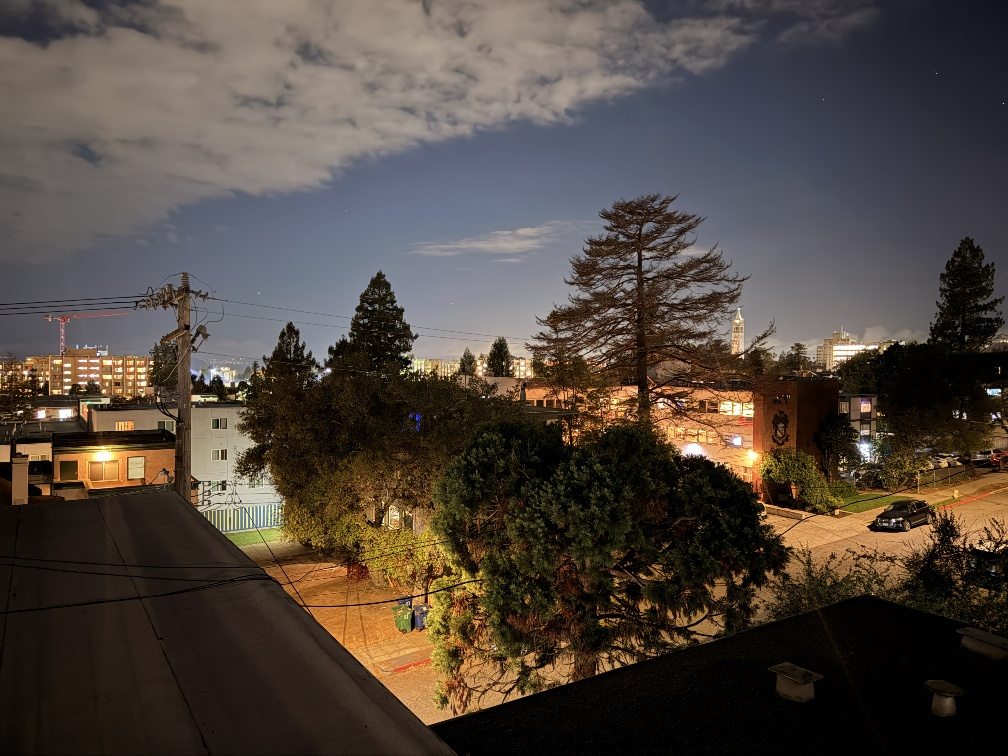
#> input picture project3/images/im6.JPG, 1008 x 756 px
$ python main.py   (older library calls are emulated)
#> lines starting #> are read from the running program, lines starting #| are printed output that depends on the picture; after the words box and inside, x2 and y2 are one past the last pixel; in counts of white or black regions, pixels touching at a corner belong together
#> further down, im1 is the input picture: shape (756, 1008, 3); mean B, G, R 62.7, 70.5, 80.6
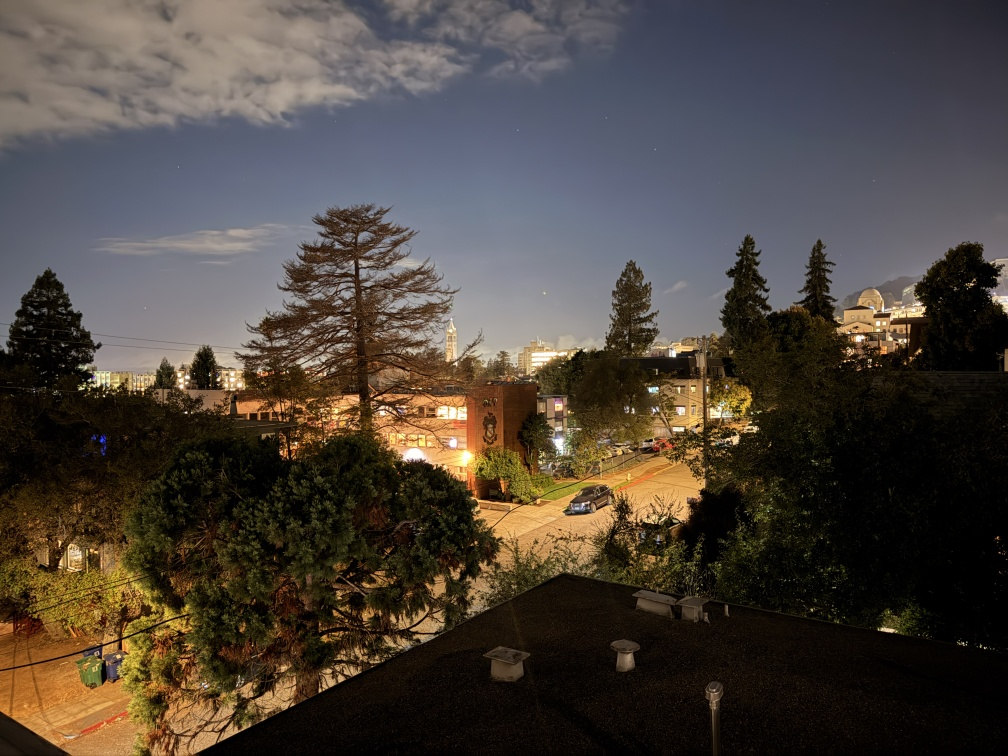
#> input picture project3/images/im7.JPG, 1008 x 756 px
#> further down, im2 is the input picture: shape (756, 1008, 3); mean B, G, R 60.8, 68.1, 76.6
### project3/stacks.py
import numpy as np
import scipy.signal
import skimage as sk
import skimage.io as skio
import matplotlib.pyplot as plt
import cv2
import scipy.signal

d1_mask_gaussian = cv2.getGaussianKernel(35, sigma=5.5)
d2_mask_gaussian = np.outer(d1_mask_gaussian, np.transpose(d1_mask_gaussian))

d1_gaussian = cv2.getGaussianKernel(9, sigma=1.5)
d2_gaussian = np.outer(d1_gaussian, np.transpose(d1_gaussian))
laplacian = np.array([[0, 1, 0], [1, -4, 1], [0, 1, 0]]) # basic 4 neighbor

filepath_of_result = "./results/cat_x_dog.jpg"

##### generally use images that have resized on them. original images will have shape mismatches ######
def create_gaussian_stack(image, filter, stack, levels):
    if len(stack) == levels:
        return stack
    else:
        b, g, r = cv2.split(image.astype(np.float32))

        blurred_b = scipy.signal.convolve2d(b, filter, mode='same')
        blurred_g = scipy.signal.convolve2d(g, filter, mode='same')
        blurred_r = scipy.signal.convolve2d(r, filter, mode='same')

        blurred_im = cv2.merge([blurred_b, blurred_g, blurred_r])
        # print(stack)
        stack.append(blurred_im)
        return create_gaussian_stack(blurred_im, filter, stack, levels)

def create_gaussian_stack_greyscale(image, filter, stack, levels):
    if len(stack) == levels:
        return stack
    else:
        blurred_im = scipy.signal.convolve2d(image, filter, mode='same')

        print(stack)
        stack.append(blurred_im)
        return create_gaussian_stack_greyscale(blurred_im, filter, stack, levels)


def create_la_placian_stack(gaussian_stack):
    num = 0
    laplacian = []

    for num in range(0, len(gaussian_stack) - 1):
        image = gaussian_stack[num] - gaussian_stack[num + 1]
        if num % 2 == 0:
            displayable_image = cv2.normalize(image, None, 0, 255, cv2.NORM_MINMAX, dtype=cv2.CV_8U)
            #cv2.imshow(f"laplacian level {num}", displayable_image)
            #cv2.waitKey(0)
        laplacian.append(gaussian_stack[num] - gaussian_stack[num + 1])

    laplacian.append(gaussian_stack[-1]) # append the last image in the gaussian, this one doesn't require any subtraction

    return laplacian

# [119 lines that do not run on import are left out]

    #cv2.imwrite(filepath_of_result, splined_image_normalized)


### project3/main.py
import numpy as np

import numpy.linalg
import cv2

from stacks import create_gaussian_stack, create_la_placian_stack, create_gaussian_stack_greyscale, d2_gaussian

#1st image correspondences, i.e. pano1
correspondences = {"im1_name":"im1","im2_name":"im2","im1Points":[[633,232],[338,355],[693,178],[339,268],[676,282],[657,344],[420,279],[536,407],[333,96],[531,77],[611,105],[377,309],[439,299],[482,293],[515,288],[395,332],[469,314],[629,492],[634,257],[593,218],[401,254]],"im2Points":[[348,231],[43,374],[391,184],[45,268],[380,274],[367,325],[149,280],[269,395],[28,60],[258,83],[329,117],[97,315],[171,300],[217,290],[249,283],[119,338],[204,313],[349,458],[350,253],[317,218],[127,250]]}

#2nd image correspondences i.e. pano2
correspondences = {"im1_name":"im6","im2_name":"im7","im1Points":[[738,309],[639,259],[500,338],[467,346],[417,416],[378,271],[966,236],[884,520],[956,491],[404,631],[770,668],[821,676],[957,630],[943,684],[602,616],[691,629],[780,431],[839,378],[833,332]],"im2Points":[[451,319],[356,268],[205,346],[164,357],[103,439],[47,267],[631,259],[577,503],[629,474],[93,687],[484,654],[529,654],[632,594],[624,644],[322,632],[412,630],[490,431],[537,382],[531,340]]}
# rectificaiton image correspondences

# rupert correspondences
# correspondences = {"im1_name": "rupert", "im2_name": "top down rupert", "im1Points": [[281,463],[801,422],[369,1088],[801,964],[575,440],[796,690],[323,754],[612,1018]],
#   "im2Points": [[0,0],[600,0],[0,750],[600,750],[300,0],[600,375],[0,375],[300,750]]}

# pano3 correspondences
correspondences = {"im1_name":"im8","im2_name":"im9","im1Points":[[299,216],[532,149],[411,169],[615,127],[564,480],[704,494],[385,462],[445,442],[861,449],[875,579],[758,282],[756,329],[759,110],[759,173],[515,262],[342,417],[325,453],[912,475],[488,426],[385,298]],"im2Points":[[17,205],[298,152],[162,160],[384,135],[338,492],[475,499],[129,485],[202,460],[609,447],[618,566],[520,297],[519,340],[518,137],[519,195],[285,265],[69,440],[52,480],[650,469],[251,440],[129,300]]}

def computeH(im1_pts, im2_pts):
    p = np.array(im1_pts)
    ones_col = np.ones((p.shape[0], 1))
    p = np.hstack([p, ones_col])

    p_prime = np.array(im2_pts)
    #p_prime = np.hstack([p_prime, ones_col])

    A_list = []

    # building out the rows
    for i in range(0, len(p)):
        row1 = [p[i, 0], p[i, 1], 1, 0, 0, 0, -p_prime[i, 0] * p[i, 0], -p_prime[i, 0] * p[i, 1]]
        row2 = [0, 0, 0, p[i, 0], p[i, 1], 1, -p_prime[i, 1] * p[i, 0], -p_prime[i, 1] * p[i, 1]]

        A_list.append(row1)
        A_list.append(row2)
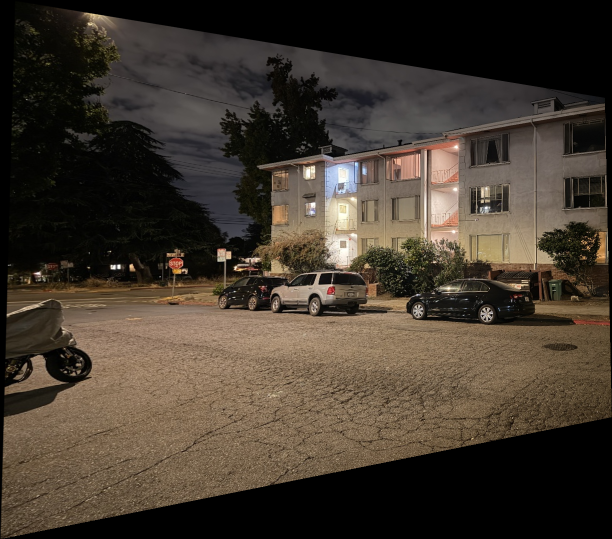
#> input picture project3/images/warped_bilinear_im8.png, 1224 x 1078 px (shown at 1/2 size)
#> further down, image_prime is the input picture: shape (1078, 1224, 3); mean B, G, R 47.1, 57.9, 67.6

    A_mat = np.array(A_list)

    print(A_mat)

    p_prime_flattened = np.transpose(p_prime.reshape(1, -1))

    h_mat = np.linalg.lstsq(A_mat, p_prime_flattened)[0] # access the actual solution.
    h_mat = np.append(h_mat, 1).reshape(3, 3)

    print(h_mat)

    return h_mat

# [77 lines left out: function warpImageNearestNeighbor, not called in this run]


row_offset = 0
col_offset = 0
# [89 lines left out: function warpImageBilinear, not called in this run]

def stitch(im1, im2, corners_warped_im): # typically warped image is im1, image be warp into is im2

    # corners = [min_height, min_width, max_height, max_width]

    min_y = corners_warped_im[0]
    min_x = corners_warped_im[1]
    max_y = corners_warped_im[2]
    max_x = corners_warped_im[3]


    h1, w1, _ = im1.shape
#> h1 = 1078; w1 = 1224
    h2, w2, _ = im2.shape
#> h2 = 756; w2 = 1008

    final_max_x = max(max_x, w2)
#> final_max_x = 1008
    final_min_x = min(0, min_x)
    final_max_y = max(max_y, h2)
#> final_max_y = 950
    final_min_y = min(0, min_y)

    im2_min_x = 0
    im2_min_y = 0
    im2_max_x = w2
#> im2_max_x = 1008
    im2_max_y = h2
#> im2_max_y = 756

    overlap_min_x = max(min_x, im2_min_x)
    overlap_max_x = min(max_x, im2_max_x)
#> overlap_max_x = 725
    overlap_min_y = max(min_y, im2_min_y)
    overlap_max_y = min(max_y, im2_max_y)
#> overlap_max_y = 756

    gradient = np.linspace(1, 0, num=overlap_max_x - overlap_min_x)
    overlap_mask = np.tile(gradient, (overlap_max_y - overlap_min_y, 1))

    pano_width = final_max_x - final_min_x
#> pano_width = 1507
    pano_height = final_max_y - final_min_y
#> pano_height = 1078

    canvas_mask = np.zeros((pano_height, pano_width)).astype(np.float32)
    canvas_warpedim = np.zeros((pano_height, pano_width, 3))
    canvas_im2 = np.zeros((pano_height, pano_width, 3))

    # we're going to place the original image at an x offset and a y offset

    starting_x = abs(final_min_x)
    starting_y = abs(final_min_y)

    print(starting_x, starting_y)

    im_x = 0
    im_y = 0
    for i in range(starting_x, starting_x + w2):
        im_y = 0
        for j in range(starting_y, starting_y + h2):
            canvas_warpedim[j, i] = im2[im_y, im_x]
            im_y += 1
        im_x += 1
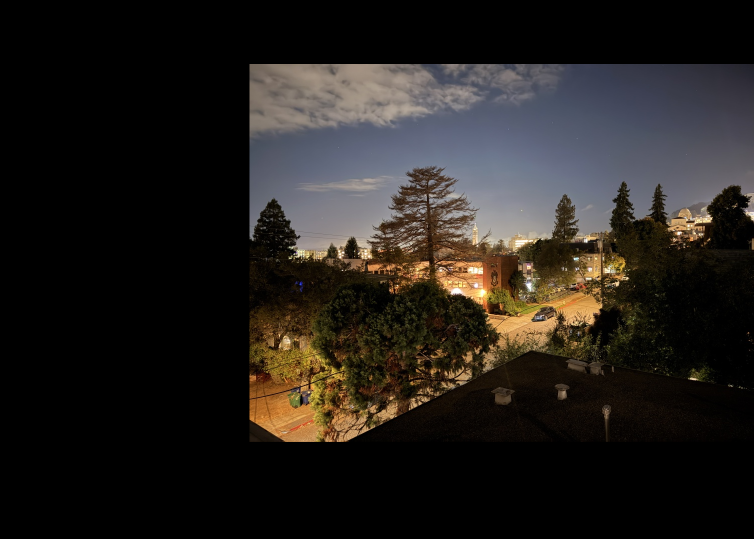
#> canvas_warpedim: shape (1078, 1507, 3) float64 (shown at 1/2 size); mean B, G, R 28.5, 32, 35.9
#> after the loop, im_x = 1008

    gaussian_warped = create_gaussian_stack(canvas_warpedim, d2_gaussian, [canvas_warpedim.astype(np.float32)], 2)
#> gaussian_warped = 2 items
    laplacian_warped = create_la_placian_stack(gaussian_warped)
#> the loop in create_la_placian_stack, `for num in range(0, len(gaussian_stack) - 1):` made 1 pass
#> pass 1, in create_la_placian_stack, `image = gaussian_stack[num] - gaussian_stack[num + 1]`:
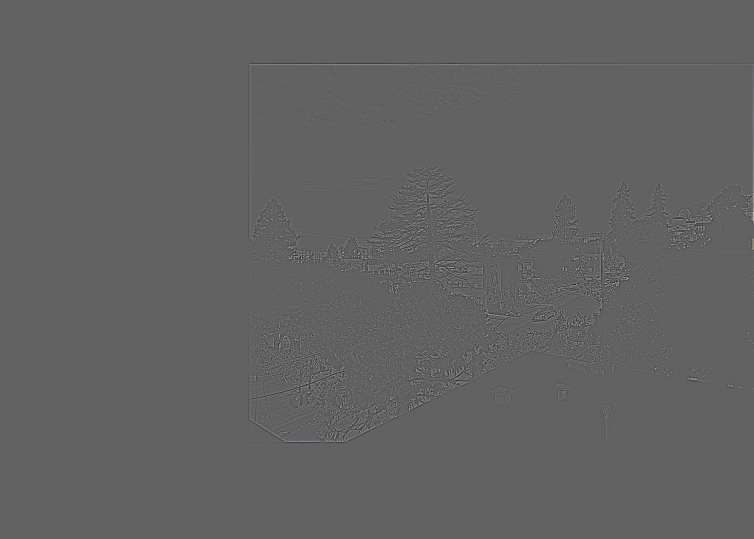
#> image: shape (1078, 1507, 3) float64 (shown at 1/2 size); mean of channels 0, 1, 2 0, 0, 0; drawn with min black and max white
#> after the loop in create_la_placian_stack, `for num in range(0, len(gaussian_stack) - 1):`: laplacian = 1 item
#> laplacian_warped = 2 items


    cv2.imshow("f", canvas_warpedim.astype(np.uint8))
    cv2.waitKey(0)
    cv2.destroyAllWindows()

    for i in range(0, w1):
        for j in range(0, h1):
            if tuple(im1[j, i]) == (0, 0, 0):
                continue
            else:
                canvas_im2[j, i] = im1[j, i]
                canvas_mask[j, i] = 1 # setimage 1 area to white
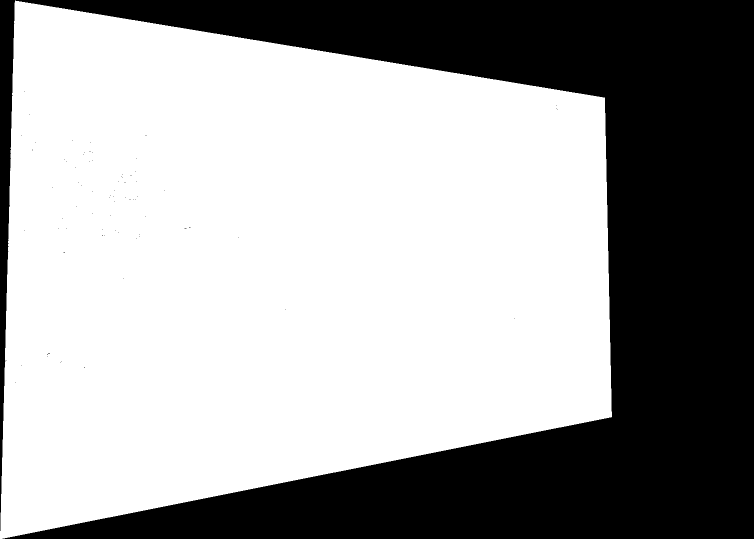
#> canvas_mask: shape (1078, 1507) float32 (shown at 1/2 size); values 0 (black) and 1 (white), 63.5% white; 78 black regions (77 under 20 px), largest, box (x1, y1, x2, y2) and area: (0, 0, 1507, 1078) 593180


    # calculate the starting coordinates for the slice
    start_y = int(overlap_min_y - final_min_y)
    start_x = int(overlap_min_x - final_min_x)

    # calculate the ending coordinates
    end_y = start_y + overlap_max_y - overlap_min_y
#> end_y = 884
    end_x = start_x + overlap_max_x - overlap_min_x
#> end_x = 1224

    gradient = np.linspace(1, 0, num=(overlap_max_x - overlap_min_x))
    overlap_mask = np.tile(gradient, (overlap_max_y - overlap_min_y, 1))
    canvas_mask[start_y:end_y, start_x:end_x] = overlap_mask

    canvas_mask_normalized = cv2.normalize(canvas_mask, None, 255, 0, cv2.NORM_MINMAX, cv2.CV_8U)


    cv2.imshow("f", canvas_mask_normalized)
    cv2.waitKey(0)
    cv2.destroyAllWindows()

    gaussian_canvas_mask = create_gaussian_stack_greyscale(canvas_mask, d2_gaussian, [canvas_mask], 2)
#> (printed output is left out)
#> gaussian_canvas_mask = 2 items


    gaussian_im2 = create_gaussian_stack(canvas_im2, d2_gaussian, [canvas_im2.astype(np.float32)], 2)
#> call 3 of create_gaussian_stack, with filter = array of shape (9, 9), levels = 2
#> in create_gaussian_stack (call 3), `b, g, r = cv2.split(image.astype(np.float32))`:
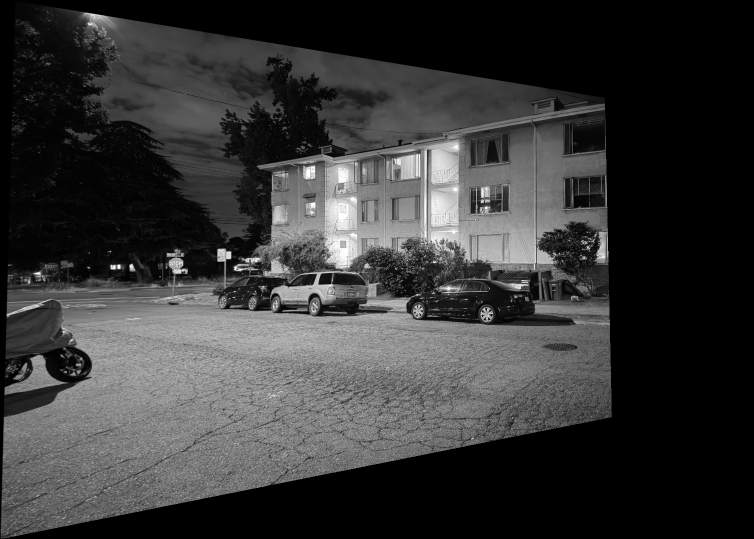
#> r: shape (1078, 1507) float32 (shown at 1/2 size); min 0, max 255, mean 54.9
#> gaussian_im2 = 2 items
    laplacian_im2 = create_la_placian_stack(gaussian_im2)
#> the loop in create_la_placian_stack (call 2), `for num in range(0, len(gaussian_stack) - 1):` made 1 pass
#> laplacian_im2 = 2 items

    result_stack = []

    for i in range(len(laplacian_im2)):
        mask_level_2d = gaussian_canvas_mask[i]

        mask_level_3d = mask_level_2d[:, :, np.newaxis]

        result_stack.append((mask_level_3d) * laplacian_im2[i] + (1 - mask_level_3d) * laplacian_warped[i])
#> this loop made 2 passes
#> after the loop, result_stack = 2 items

    result_image = np.sum(result_stack, axis=0)
    result_image_clipped = np.clip(result_image, 0, 255).astype(np.uint8)
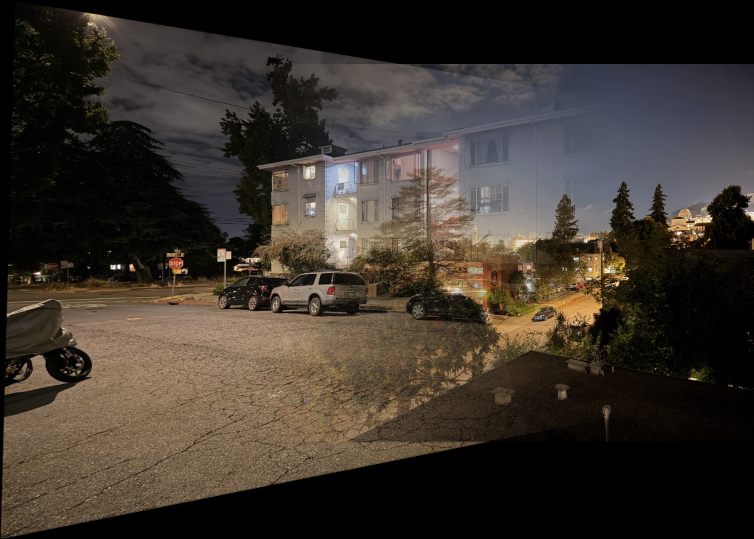
#> result_image_clipped: shape (1078, 1507, 3) (shown at 1/2 size); mean of channels 0, 1, 2 44.4, 52.1, 59.8; drawn as B, G, R

    print(result_image_clipped.shape)
#| (1078, 1507, 3)

    cv2.imshow("result", result_image_clipped)
    cv2.waitKey(0)
    cv2.destroyAllWindows()

    cv2.imshow("f", canvas_im2.astype(np.uint8))
    cv2.waitKey(0)
    cv2.destroyAllWindows()

# MUST BE CHANGED DEPENDING ON THE IMAGES YOU ARE LOADING IN !!!!!!!!!!!!!!!!!
im1 = cv2.imread("./images/im6.JPG")
im2 = cv2.imread("./images/im7.JPG")

homography = computeH(correspondences["im1Points"], correspondences["im2Points"])
print("homography", homography)

# [11 lines of commented-out code are left out]

image_prime = cv2.imread("./images/warped_bilinear_im8.png")  # ALSO NEEDS TO BE CHANGED DEPENDING ON WHAT YOU ARE LOADING IN, IF YOU ARE RUNNING IT ALL AT ONCE, ITS OK.
# WARPED_BILINEAR_IM1.PNG FOR THE FIRST PANO ^^^^^^^^^
# WARPED_BILINEAR_IM6.PNG FOR THE SECOND PANO
# WARPED_BILINEAR_IM8.PNG FOR THE THIRD PANO

cv2.imwrite("./images/warped_bilinear_im8.png", image_prime)

# corners = [-274, -818, 841, 410] # corners for pano1

# corners = [-175, -649, 1008, 671] # corners for pano2
corners = [-128, -499, 950, 725] # corners for pano3
stitch(image_prime, im2, corners)
